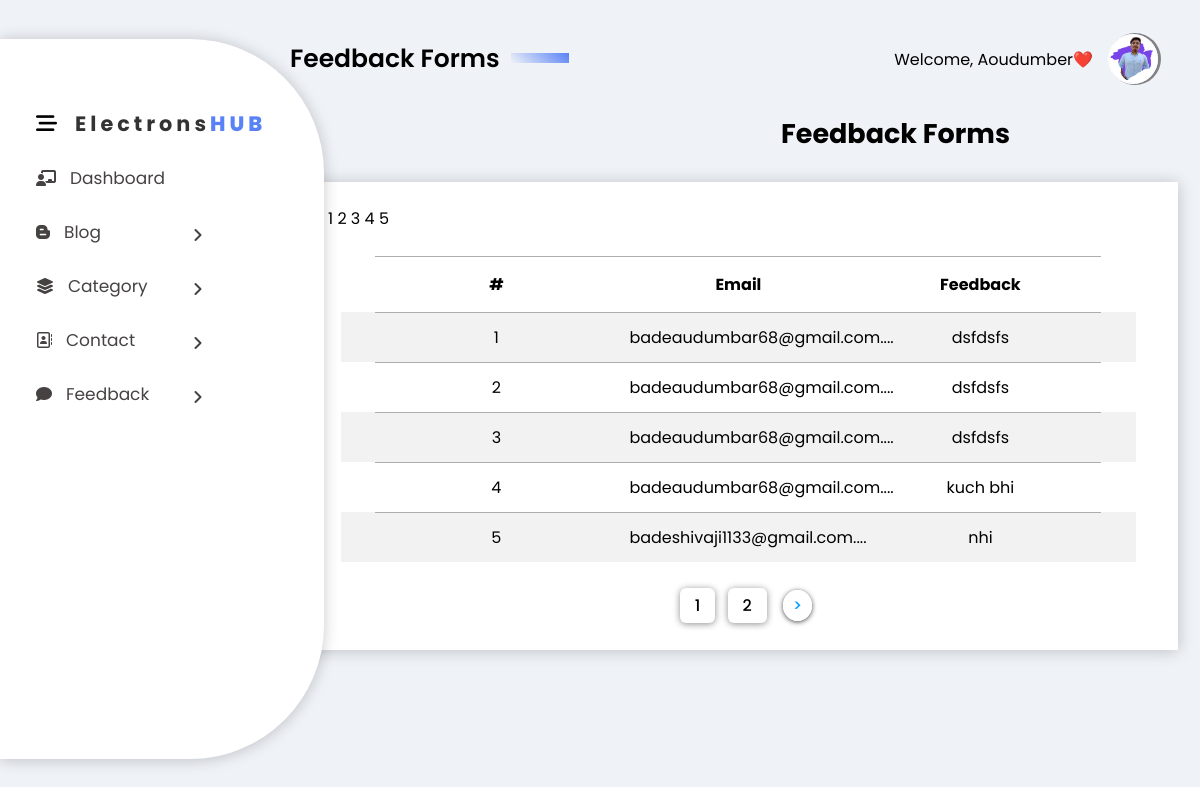
/admin/feedback.php (signed in), run on the app's committed database.
### tables this page shows
CREATE TABLE `feedback` (
  `feedback_id` int(11) NOT NULL,
  `email` varchar(255) NOT NULL,
  `message` varchar(255) NOT NULL
);

### admin/feedback.php (the view, shortened to what this page needs)
<!DOCTYPE html>
<html lang="en">
<head>
    <link rel="stylesheet" href="../Font Awesome/css/all.css" />
    <link rel="stylesheet" href="./style.css">
</head>
<body id="table">
    <div id="main">
        <?php include("./sidenav.php"); ?>
        <div id="main-content">
            <div id="top-nav">
                <p class="logo-text">Feedback Forms</p>
                <div class="pro-box">
                <p>Welcome,
            <?= ucfirst($_SESSION['users']['1']); ?><span>❤️</span>
          </p>
          <img src="<?= $_SESSION['users']['5']; ?>" alt=""
            class="profile">
                </div>
            </div>
             <div class="forms-container">
                <h2 class="hd2">Feedback Forms</h2>
                <div class="table-wrapper">
                    <table class="bordered-table">
                        <tr class="margin-t">
                            <th>#</th>
                            <th>Email</th>
                            <th>Feedback</th>
                        </tr>
                         <?php
                        $limit = 5;
                        if (isset($_GET['page'])) {
                          $page = $_GET['page'];
                        } else {
                          $page = 1;
                        }
                        $offset = ($page - 1) * $limit;
                        $query = "SELECT * FROM feedback Where 1 LIMIT {$offset}, {$limit}";
                        $data = mysqli_query($conn, $query);
                        $total = mysqli_num_rows($data);
                        if ($total != 0) {
                          $number = ($page - 1) * $limit + 1;
                          while ($result = mysqli_fetch_assoc($data)) {
                            echo "
                            <tr>
                                <td>$number</td>
                                <td>" . $result['email']. "....</td>
                                <td>" . substr($result['message'],0,60) . "</td>
                              </tr>
                              " . $number++ . "
                            ";
                          }
                        } else {
                          echo "No Records Found";
                        }
                        ?>
                    </table>
                </div>
                <?php
                  $pagination = "SELECT * FROM feedback WHERE 1";
                  $data = mysqli_query($conn, $pagination) or die("<script>alert('server down');</script>");
                  if(mysqli_num_rows($data)>0){
                    $total_records = mysqli_num_rows($data);
                    $total_page = ceil($total_records/$limit);
                ?>
                <div class="pagination-container">
                  <div class="pagination-num">
                    <?php
                      for($i=1; $i<=$total_page; $i++){
                    ?>
                    <a href="feedback.php?page=<?php echo $i; ?>" class=""><?php echo $i; ?></a>
                    <?php } ?>
                  </div>
                  <div class="pagination-right">
                    <?php if($page<$total_page){ ?>
                    <a href="feedback.php?page=<?php echo $page+1; ?>" class="">	&gt;</a>
                    <?php } ?>
                  </div>
                  <?php } ?>
                </div>
        </div>
        </div>
    </div>
</body>
</html>

### admin/style.css (style rules this page uses)
*, *::after, *::before { padding: 0; margin: 0; box-sizing: border-box; }
html,body { font-family: 'Poppins', serif; overflow-x: hidden; }
body { background: rgb(239, 242, 247); }
#main { width: 100%; display: flex; flex-direction: row; gap: 10px; }
#main-content { width: 82%; margin-left: 276px; margin-bottom: 119px; display: flex; flex-direction: column; gap: 48px; transition: ease-in-out 0.3s; }
#top-nav { height: 63%; display: flex; flex-direction: row; justify-content: space-between; align-items: center; margin: 36px 42px 0px 14px; }
#top-nav>.logo-text { color: #000; font-size: 25px; font-weight: 550; position: relative; }
.logo-text::after { content: ''; width: 58px; height: 10px; position: absolute; top: 13px; right: -69px; background: linear-gradient(44deg, transparent, #5882f6); }
.pro-box { display: flex; gap: 15px; align-items: center; }
.pro-box>img { width: 50px; height: 50px; border-radius: 50%; border: 1px solid #fff; box-shadow: rgb(44 44 46 / 56%) 2px 0px 0px 1px; cursor: pointer; position: relative; }
.pro-box img::before { content: ' '; width: 50px; height: 50px; padding:10px; position: absolute; top:0; right:0; bottom:0; left:0; z-index:-1; border-radius: 50%; border: 2px solid #14b3c2; }
#table #top-nav { margin: 34px 42px 0px 14px; }
.forms-container { margin: 50px 22px; position: relative; background: #fff; box-shadow: rgba(0, 0, 0, 0.21) 0px 1px 15px; padding: 4px 30px 32px; }
.table-wrapper { margin-top: 20px; display: block; overflow-x: auto; white-space: nowrap; padding-right: 17px; width: 99%; }
.table-wrapper table { margin-top: 115px; margin: 0px 13px; overflow: auto; margin-top: 25px; width: 100%; }
.bordered-table { border-collapse: collapse; }
.table-wrapper table tr { display: flex; justify-content: center; }
tr:nth-of-type(even) { background-color: rgba(0,0,0,.05); }
th, td { display: grid; place-items: center; width: 242px; text-align: center; border-top: 1px solid #abaeb1; padding: 12px; }
td { word-wrap: break-word; white-space: normal; }
th { padding: 15px; }
.hd2 { position: absolute; font-size: 27px; font-weight: 700; top: -68px; left: 483px; }
.pagination-container { text-align: center; display: flex; justify-content: center; align-items: center; gap: 12px; flex-wrap: wrap; margin-top: 31px; }
.pagination-left a, .pagination-right a { text-decoration: none; background: #ffffff; padding: 4px 10px; font-size: 1rem; color: #00a2ff; border-radius: 50%; box-shadow: rgba(0, 0, 0, 0.72) 0px 1px 5px; width: 5px; height: 5px; font-weight: 500; }
.pagination-num a { text-decoration: none; padding: 5px 14px; margin: 0 4px; font-size: 1rem; color: #000; border-radius: 6px; width: 5px; height: 5px; font-weight: 500; box-shadow: rgb(0 0 0 / 45%) 0px 1px 7px; transition: all .3s ease; border: 1px solid #0000; }

### data on the page
feedback: email "badeaudumbar68@gmail.com", message "dsfdsfs"
feedback: email "badeaudumbar68@gmail.com", message "dsfdsfs"
feedback: email "badeaudumbar68@gmail.com", message "dsfdsfs"
feedback: email "badeaudumbar68@gmail.com", message "kuch bhi"
feedback: email "badeshivaji1133@gmail.com", message "nhi"

### other printed values
$_SESSION['users']['1'] "Aoudumber"
